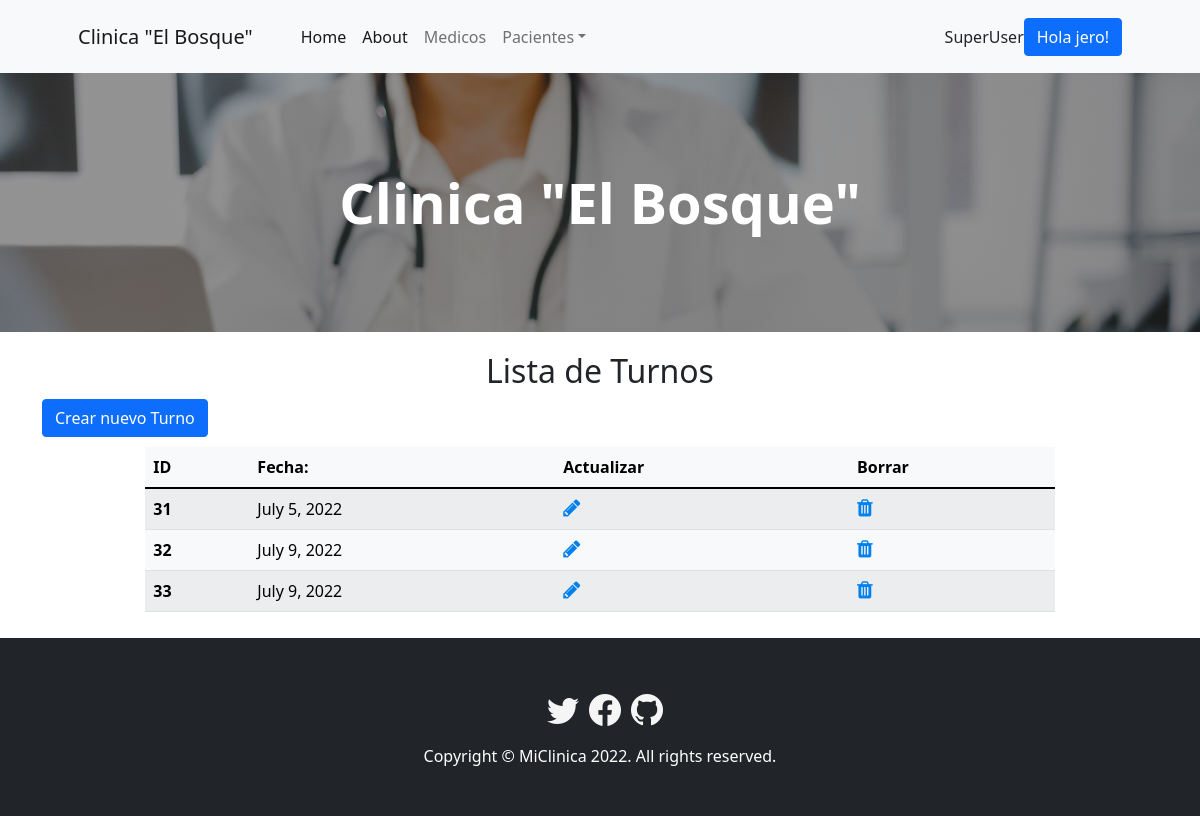
Before: /extra/turns-list/ (signed in) with the older database file.
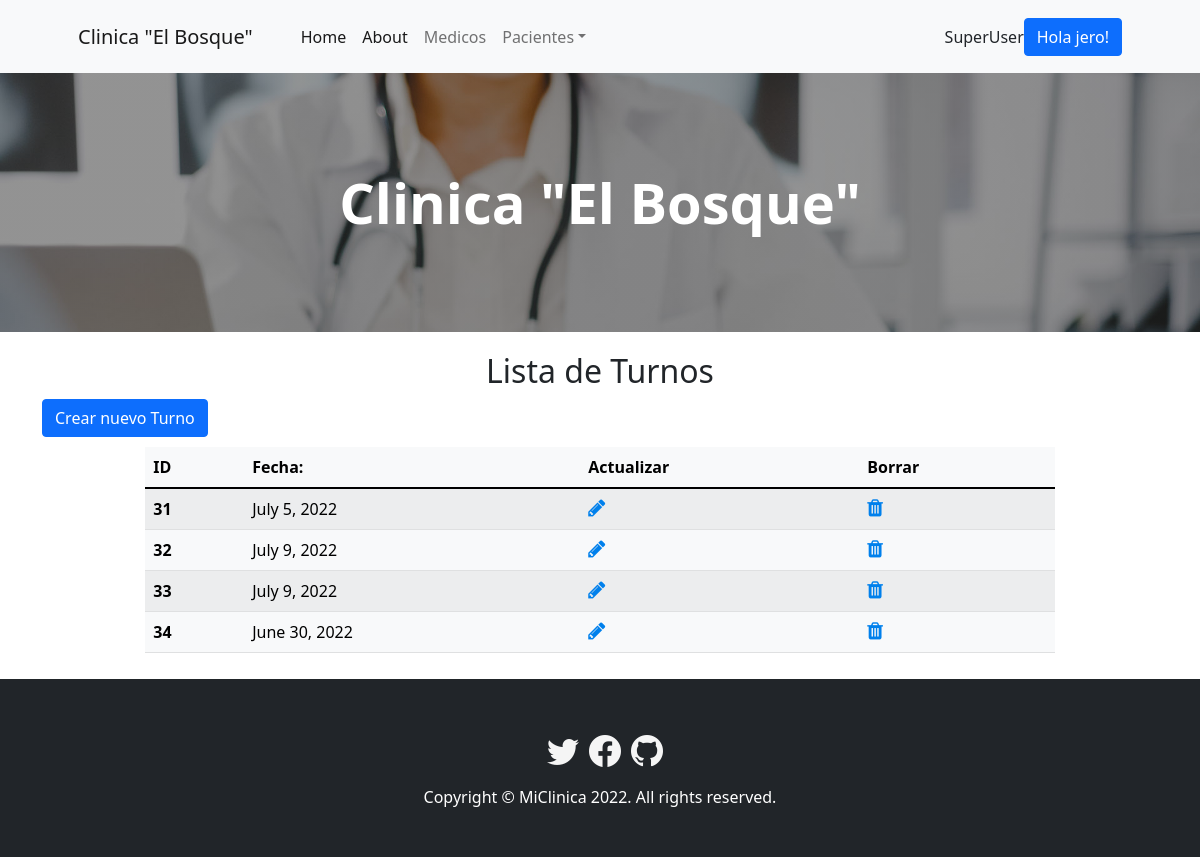
After: the same page with the newer database file.
### extra/models.py (models this page shows)
class Turns(models.Model):
    day = models.DateField()

### extra/views.py (the view)
# urls.py: path('turns-list/', views.TurnsListView.as_view(), name='turns-list'),
class TurnsListView(LoginRequiredMixin, ListView):
    model = Turns
    template_name = 'turns_list.html'

### extra/templates/turns_list.html
{% extends 'index.html' %}
{% load static %}
{% block changes %}
<h2>Lista de Turnos</h2>
<div class="container">
    <a class="btn btn-primary justify-content-right"  href="{% url 'extra:turns-add' %}">Crear nuevo Turno</a>
<div class="row d-flex justify-content-center">
    <div class="col-md-10">
        <table class="table table-striped table-light">
            <thead>
                <tr>
                    <th scope="col">ID</th>
                    <th scope="col">Fecha:</th>
                    <th scope="col">Actualizar</th>
                    <th scope="col">Borrar</th>
                </tr>
            </thead>
            <tbody>
                {% for turn in turns_list %}
                <tr>
                    <th scope="row">{{turn.id}}</th>
                    <td>{{turn.day}}</td>
                    {% if user.is_superuser %}
                    <td><a href="{% url 'extra:turns-update' turn.id %}">
                        <i class="fa fa-pencil" style="font-size:20px;color: rgb(0, 128, 236);"> </i></a>
                    </td>
                    <td><a href="{% url 'extra:turns-delete' turn.id %}">
                        <i class="fa fa-trash" style="font-size:20px;color: rgb(0, 128, 236);"> </i></a>
                    </td>
                    {% endif %}
                </tr>
                {% endfor %}
            </tbody>
        </table>
    </div>
    </div>
</div>
{% endblock %}

Changed rows visible on the page:
added Turns: id "34", day "June 30, 2022"
